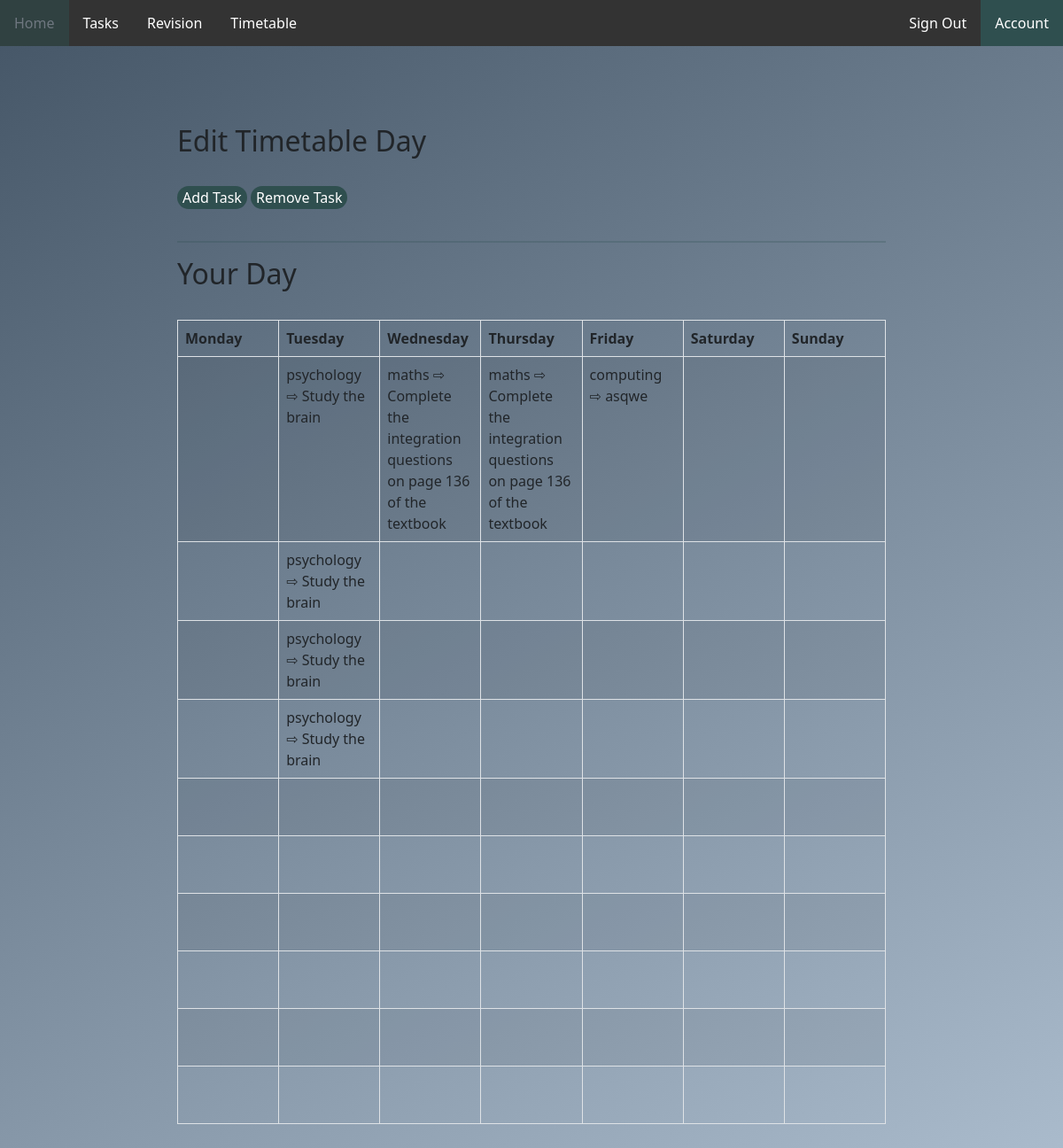
The page /timetable (signed in) on the database its author committed.
### tables this page shows
CREATE TABLE tasks (task_id INTEGER PRIMARY KEY AUTOINCREMENT NOT NULL UNIQUE, description STRING, completed BOOLEAN (1) NOT NULL, category VARCHAR NOT NULL REFERENCES subjects (subject), due_date DATE, set_date DATE, username VARCHAR REFERENCES user_info (username) NOT NULL);

### app.py (the view, shortened to what this page needs)
@app.route("/timetable", methods=["POST", "GET"])
def timetable():
    if not session.get("name"):
        return redirect("/sign_in")
    if request.method == "GET":
        week = session.get("timetable").display()
        return render_template("timetable.html", message = week, tasks = database.get_tasks_by_username(session["username"]), days = [x for x in session["timetable"].week] )

### classes.py (called while the page is built)
    def display(self) -> list:
        result = []
        for key in self.week:
            list_of_tasks = self.week[key].get_tasks()
            result.append([key, list_of_tasks])
        return result

    def get_tasks(self) -> list:
        tasks = []
        for x in self.tasks_today:
            tasks.append(database.get_task_by_id(x))
        return tasks

### database.py (called while the page is built)
def execute_and_return(query: str, arguments: tuple) -> list:
    details = []
    connection = sqlite3.connect("./nea_database.db")
    cursor = connection.execute(query, arguments).fetchall()
    for x in cursor:
        details.append(x)
    connection.commit()
    connection.close()
    return details

def get_task_by_id(id):
    details = execute_and_return("SELECT * FROM tasks WHERE task_id = ?", (id, ))[0]
    return details

def get_tasks_by_username(username):
    value = execute_and_return("SELECT * FROM tasks JOIN subjects ON tasks.category = subjects.subject WHERE tasks.username = ?", (username, ))
    details = []
    for x in value:
        details.append(x)
    return details

### templates/timetable.html (shortened to what this page needs)
{% extends "home_layout.html" %} {% block body %}
<div class="container error">
</div>
<div class="page-body">
    <h2>Edit Timetable Day</h1>
        <br>
        <div class="tabheader">
            <button class="button" id="add_task">Add Task</button>
            <button class="button" id="remove_task">Remove Task</button>
        </div>
    <hr>
    <h2>Your Day</h2>
    <br>
    <div class="table-responsive-xl">
        <table class="table table-striped table-bordered table-fixed">
            <thead>
                <tr>
                    {% for x in message %}
                    <th scope="col">{{x[0]}}</th>
                    {% endfor %}
                </tr>
            </thead>
            <tbody>
                {% for x in range(10) %}
                    <tr>
                        {% for y in message %}
                            {% if y[1][x] %}
                                <td scope="row">{{ y[1][x][3] }} ⇨ {{ y[1][x][1] }}</td>
                            {% else %}
                                <td scope="row"><br><br></td>
                            {% endif %}
                        {% endfor %}
                    </tr>
                {% endfor %}
            </tbody>
        </table>
    </div>
{% endblock %}

### static/style.css (style rules this page uses)
html { min-height:100%; }
body { background:linear-gradient(150deg, #445566, #AABBCC); background-repeat: no-repeat; background-position:bottom; background-size: cover; background-attachment: fixed; font-family: system-ui, -apple-system, BlinkMacSystemFont, 'Segoe UI', Roboto, Oxygen, Ubuntu, Cantarell, 'Open Sans', 'Helvetica Neue', sans-serif; }
.error { color:red; text-align: center; border-bottom:none; margin: 0px; }
.page-body { margin-right: auto; margin-left: auto; margin-top: 20px; max-width: 70%; padding: 20px; }
.page-body hr { background-color: #2F4F4F; height: 2px; border: 0px; }
.container { padding: 24px; }
.container button, .button { background-color: #2F4F4F; border: none; color: white; text-align: center; text-decoration: none; display: inline-block; font-size: 16px; border-radius: 25px; margin-bottom: 20px; background-color:#2F4F4F; }
h1, h2, h3, h4, h5 { text-align: left; }
table { table-layout: fixed; overflow: hidden; }

### rows shown on the page
tasks: category "psychology" "psychology" "psychology" "psychology", description "Study the brain" "Study the brain" "Study the brain" "Study the brain"
tasks: category "maths" "maths", description "Complete the integration questions on page 136 of the textbook" "Complete the integration questions on page 136 of the textbook"
tasks: category "computing", description "asqwe"

### other values the page prints
{{ x[0] }} "Monday" "Tuesday" "Wednesday" "Thursday" "Friday" "Saturday" "Sunday"
